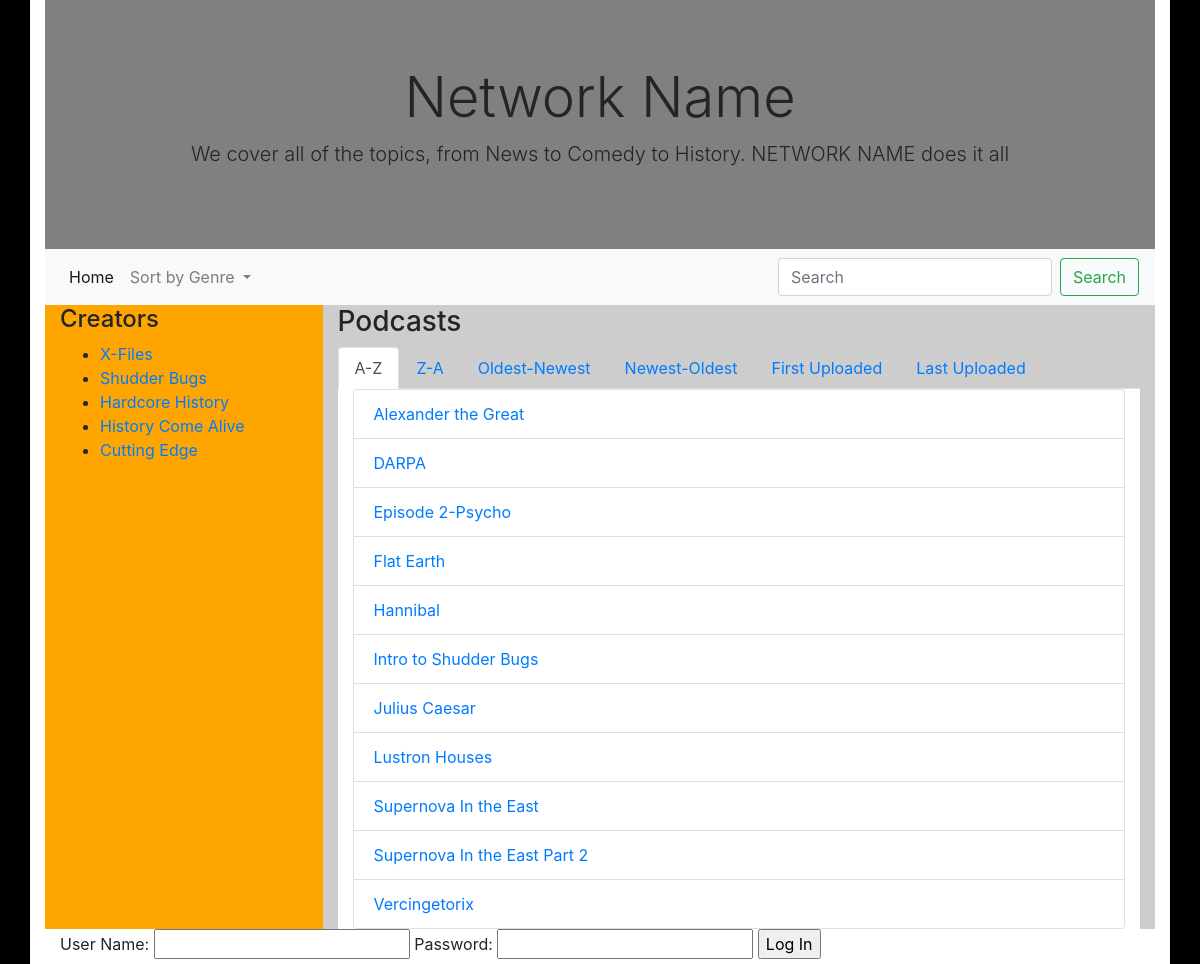
The page / on the database its author committed.
### tables this page shows
CREATE TABLE `creator` (
  `UserID` int(4) NOT NULL,
  `Password` varchar(100) NOT NULL,
  `UserName` varchar(100) NOT NULL,
  `Logo` varchar(100) NOT NULL,
  `Description` varchar(1000) NOT NULL,
  `GenreID` int(4) NOT NULL
);

CREATE TABLE `podcast` (
  `PodcastID` varchar(200) NOT NULL,
  `Title` varchar(200) NOT NULL,
  `Description` varchar(1000) NOT NULL,
  `GenreID` int(4) NOT NULL,
  `UploadDate` timestamp NOT NULL DEFAULT current_timestamp(),
  `LastEdited` timestamp NOT NULL DEFAULT current_timestamp()
);

### index.php (the view, shortened to what this page needs)
<?php
$sort = 'az';
  require('connect.php');
  $query = "SELECT * FROM creator WHERE GenreID <> 1 AND username <> 'ADMIN' ";
  $statement = $db->prepare($query);
  $statement->execute();
  if($sort=='az'){
    $sortedPodcastQuery = "SELECT * FROM podcast WHERE GenreID <>1 ORDER BY Title ";
    $podcaststatement = $db->prepare($sortedPodcastQuery);
    $podcaststatement->execute();
  }
  elseif ($sort=='za') {
    $sortedPodcastQuery = "SELECT * FROM podcast WHERE GenreID <>1 ORDER BY Title DESC";
    $podcaststatement = $db->prepare($sortedPodcastQuery);
    $podcaststatement->execute();
  }
  elseif ($sort=='oldest') {
    $podcastquery = "SELECT * FROM podcast WHERE GenreID <>1 ORDER BY LastEdited ";
    $podcaststatement = $db->prepare($podcastquery);
    $podcaststatement->execute();
  }
  elseif ($sort=='newest') {
    $podcastquery = "SELECT * FROM podcast WHERE GenreID <>1 ORDER BY LastEdited DESC";
    $podcaststatement = $db->prepare($podcastquery);
    $podcaststatement->execute();
  }
  elseif ($sort=='uploadedFirst') {
    $sortedPodcastQuery = "SELECT * FROM podcast WHERE GenreID <>1 ORDER BY UploadDate ";
    $podcaststatement = $db->prepare($sortedPodcastQuery);
    $podcaststatement->execute();
  }
  else{
    $sortedPodcastQuery = "SELECT * FROM podcast WHERE GenreID <>1 ORDER BY UploadDate DESC";
    $podcaststatement = $db->prepare($sortedPodcastQuery);
    $podcaststatement->execute();
  }
?>
<!DOCTYPE html>
<html lang="en" dir="ltr">
  <head>
<link rel="stylesheet" href="https://stackpath.bootstrapcdn.com/bootstrap/4.4.1/css/bootstrap.min.css">
  </head>
  <body>
    <div class="container">
      <div class="jumbotron jumbotron-fluid">
          <h1 class="display-4">Network Name</h1>
          <p class="lead">We cover all of the topics, from News to Comedy to History. NETWORK NAME does it all</p>
      </div>
      <div >
        <nav class="navbar navbar-expand-lg navbar-light bg-light">
          <div class="collapse navbar-collapse" id="navbarSupportedContent">
            <ul class="navbar-nav mr-auto">
              <li class="nav-item active">
                <a class="nav-link" href="index.php">Home <span class="sr-only"></span></a>
              </li>
              <li class="nav-item dropdown">
                <a class="nav-link dropdown-toggle" href="#" id="navbarDropdown" role="button" data-toggle="dropdown" aria-haspopup="true" aria-expanded="false">
                  Sort by Genre
                </a>
              </li>
            </ul>
            <form class="form-inline my-2 my-lg-0" action="search.php" method="post">
              <input id="search" class="form-control mr-sm-2" name="search" type="search" placeholder="Search" aria-label="Search">
              <input class="btn btn-outline-success my-2 my-sm-0" type="submit" name="submit" value="Search">
            </form>
          </div>
        </nav>
      </div>
        <div class="container">
          <div class="row">
            <div class="col-3">
              <h4>Creators</h4>
              <ul class="creators">
                <?php if ($statement -> rowCount()<1):?>
                    <h2>Error - No Creators found</h2>
                <?php else: ?>
                  <?php foreach ($statement as $user): ?>
                    <li>
                      <a href="profile.php?creator=<?=$user['UserID']?>">
                        <?=$user['UserName']?>
                      </a>
                    </li>
                    <?php endforeach ?>
                <?php endif ?>
              </ul>
            </div>
            <div class="col-9">
              <div class="Podcasts">
                <h3>Podcasts</h3>
                <ul class="nav nav-tabs">
                  <li class="nav-item">
                    <a class="nav-link <?php if($sort=='az'){echo "active";}?>" href="index.php?sort=az">A-Z</a>
                  </li>
                  <li class="nav-item">
                    <a class="nav-link <?php if($sort=='za'){echo "active";}?>" href="index.php?sort=za">Z-A</a>
                  </li>
                  <li class="nav-item">
                    <a class="nav-link <?php if($sort=='oldest'){echo "active";}?>" href="index.php?sort=oldest">Oldest-Newest</a>
                  </li>
                  <li class="nav-item">
                    <a class="nav-link <?php if($sort=='newest'){echo "active";}?>" href="index.php?sort=newest">Newest-Oldest</a>
                  </li>
                  <li class="nav-item">
                    <a class="nav-link <?php if($sort=='uploadedFirst'){echo "active";}?>" href="index.php?sort=uploadedFirst">First Uploaded</a>
                  </li>
                  <li class="nav-item">
                    <a class="nav-link <?php if($sort=='uploadedLast'){echo "active";}?>" href="index.php?sort=uploadedLast">Last Uploaded</a>
                  </li>
                </ul>
                <div class="container">
                  <ul class="list-group">
                    <?php if ($podcaststatement -> rowCount()<1):?>
                        <h2>Error - No Podcasts found</h2>
                    <?php else: ?>
                      <?php foreach ($podcaststatement as $podcast): ?>
                        <li class="list-group-item">
                          <a href="podcast.php?podcastid=<?=$podcast['PodcastID']?>"><?=$podcast['Title']?></a>
                        </li>
                        <?php endforeach ?>
                    <?php endif ?>
                  </ul>
                </div>
              </div>
            </div>
          </div>
          <div class="login">
            <?php if(!isset($_SESSION['username'])): ?>
              <form class="log" action="login.php" method="post">
                <label for="username">User Name: </label>
                <input id="username" type="text" name="username" value="">
                <label for="password">Password: </label>
                <input id="password" type="password" name="password" value="" autocomplete="off">
                <input type="submit" name="login" value="Log In">
              </form>
          <?php endif ?>
          </div>
        </div>
      </div>
    </body>
</html>

### index.php (style rules this page uses)
body { background-color: black; }
.jumbotron { background-color: grey; text-align: center; margin-bottom: 0; }
.container { background-color: white; }
.col-9 { background: #CDCDCD; }
.col-3 { background: orange; }

### rows shown on the page
creator: UserName "X-Files"
creator: UserName "Shudder Bugs"
creator: UserName "Hardcore History"
creator: UserName "History Come Alive"
creator: UserName "Cutting Edge"
podcast: Title "Alexander the Great"
podcast: Title "DARPA"
podcast: Title "Episode 2-Psycho"
podcast: Title "Flat Earth"
podcast: Title "Hannibal"
podcast: Title "Intro to Shudder Bugs"
podcast: Title "Julius Caesar"
podcast: Title "Lustron Houses"
podcast: Title "Supernova In the East"
podcast: Title "Supernova In the East Part 2"
podcast: Title "Vercingetorix"
